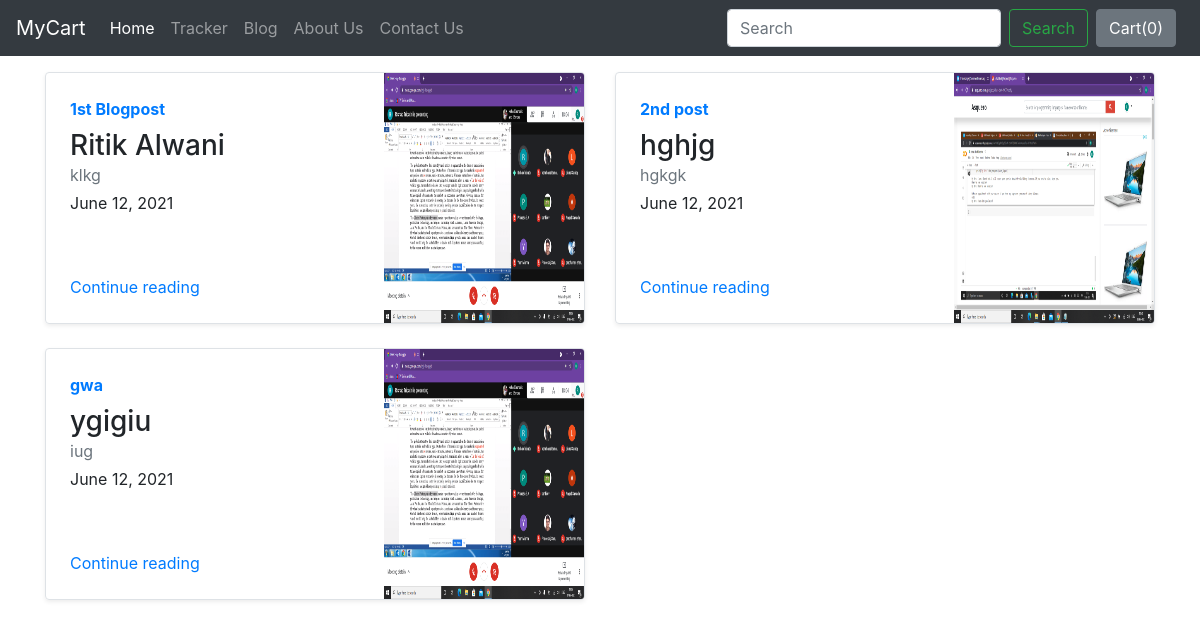
Screenshot of /blog/ with the database file from the repository.
### blog/models.py (models this page shows)
class Blogpost(models.Model):
    post_id=models.AutoField(primary_key=True)
    title=models.CharField(max_length=50)
    head0=models.CharField(max_length=500,default="")
    chead0=models.CharField(max_length=5000,default="")
    head1=models.CharField(max_length=500,default="")
    chead1=models.CharField(max_length=5000,default="")
    head2=models.CharField(max_length=500,default="")
    chead2=models.CharField(max_length=5000,default="")
    pub_date=models.DateField()
    thumbnail=models.ImageField(upload_to='shop/images',default="")

### blog/views.py (the view)
# urls.py: path('',views.index)
def index(request):
    blogs=Blogpost.objects.all()
    params={'blogs':blogs}
    return render(request,'blog/index.html',params)

### blog/templates/blog/index.html
{%extends 'blog/basic.html'%}
{% load static %}
{%block body%}
<div class="container mt-3">
<div class="row my-2">
  {% for blog in blogs %}
    <div class="col-md-6">
      <div class="row no-gutters border rounded overflow-hidden flex-md-row mb-4 shadow-sm h-md-250 position-relative">
        <div class="col p-4 d-flex flex-column position-static">
          <strong class="d-inline-block mb-2 text-primary">{{blog.title}}</strong>
          <h3 class="mb-0">{{blog.head0}}</h3>
          <div class="mb-1 text-muted">{{blog.chead0}}</div>
          <p class="card-text mb-auto">{{blog.pub_date}}</p>
          <a href="/blog/blogpost/{{blog.post_id}}" class="stretched-link">Continue reading</a>
        </div>
        <div class="col-auto d-none d-lg-block">
          <img src="/media/{{blog.thumbnail}}" class="bd-placeholder-img" width="200" height="250" ><rect width="100%" height="100%" fill="#55595c"></rect></img>
        </div>
      </div>
    </div>
   {% endfor %}
  </div>
  </div>
{%endblock%}

### rows the page displays
Blogpost: title "1st Blogpost", head0 "Ritik Alwani", chead0 "klkg", pub_date "June 12, 2021", thumbnail (picture)
Blogpost: title "2nd post", head0 "hghjg", chead0 "hgkgk", pub_date "June 12, 2021", thumbnail (picture)
Blogpost: title "gwa", head0 "ygigiu", chead0 "iug", pub_date "June 12, 2021", thumbnail (picture)
